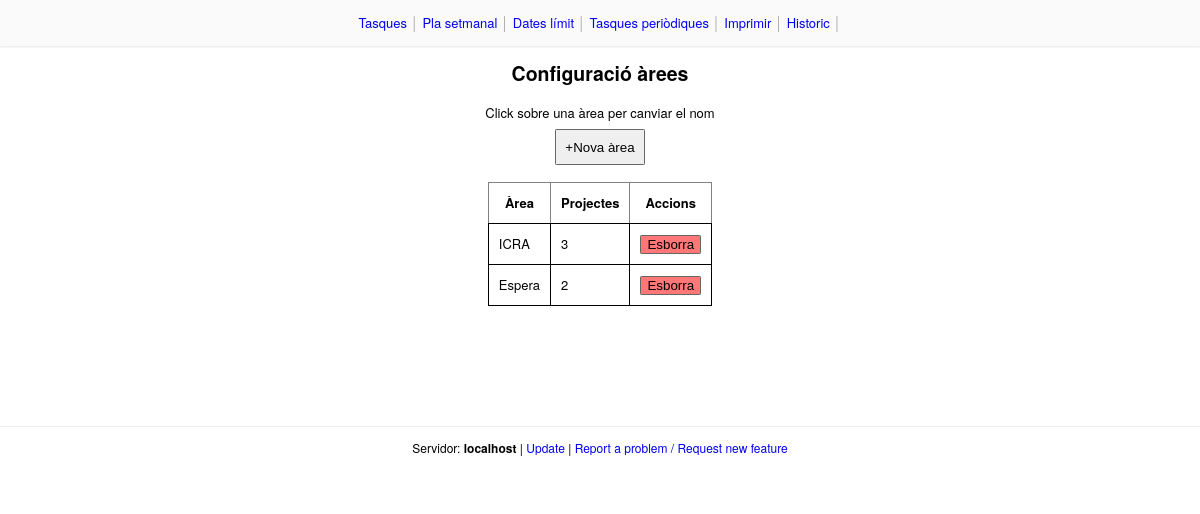
Page /editaArees.php on the committed database.
### tables this page shows
CREATE TABLE IF NOT EXISTS `arees` (
`id` int(11) NOT NULL,
  `nom` text NOT NULL
);

### editaArees.php (the view, shortened to what this page needs)
<!doctype html><html><head>
	<link rel=stylesheet href='estils.css'>
</head><body><center>
<?php include 'menu.php' ?>
<h2>Configuració àrees</h2>
<div>Click sobre una àrea per canviar el nom</div>
<button onclick=novaArea() style="margin:4px;padding:0.7em">+Nova àrea</button>
<table border=1 cellpadding=10 style=margin:1em>
	<tr><th>Àrea<th>Projectes<th>Accions
	<?php
		$res=mysql_query("SELECT * FROM arees");
		while($row=mysql_fetch_array($res))
		{
			$nom_area=$row['nom'];
			$id_area=$row['id'];
			echo "<tr>";
			echo "<td onclick=editaNom(this,$id_area) style=cursor:pointer>$nom_area";
			echo "<td>".mysql_num_rows(mysql_query("SELECT 1 FROM projectes WHERE id_area=$id_area"));
			echo "<td><button style=background-color:#f77 onclick=esborraArea($id_area)>Esborra</button>";
		}
	?>
</table>
<?php include 'footer.php' ?>

### estils.css (style rules this page uses)
* { margin:0 }
body { height:100%; font:13px/1.5 'Helvetica Neue',Arial,'Liberation Sans',FreeSans,sans-serif; overflow-y:scroll }
h2,h4 { margin:0.7em }
table { border-collapse:collapse }
td { border:1px solid white }
div { padding:0.1em; margin:0.1em; }
button { border:1px solid #666; border-radius:0.1em; }

### editaArees.php (style rules this page uses)
td { border:1px solid #000 }

### rows in the picture
arees: nom "ICRA", id_area "3"
arees: nom "Espera", id_area "2"

### other values in the picture
$contingut "Tasques Pla setmanal Dates límit Tasques periòdiques Imprimir Historic"
$_SERVER['SERVER_NAME'] "localhost"
